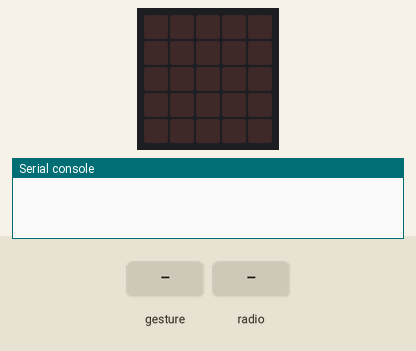
Bench run of a program on a simulated BBC micro:bit (MakeCode). Parts: the board's 5×5 LED display, the last lines printed to the serial console. The inputs (shaded band) are chosen by the test bench. Random numbers come from a fixed seed; no radio messages arrive unless stated (any console line starting 'radio sent:' is added by the test bench); a tilt is held for 1.5 s and a shake lasts 1 s, then the board lies face up again.

Above: at 1.2 s.
1.3 s: gesture 'shake'
At 2.7 s:
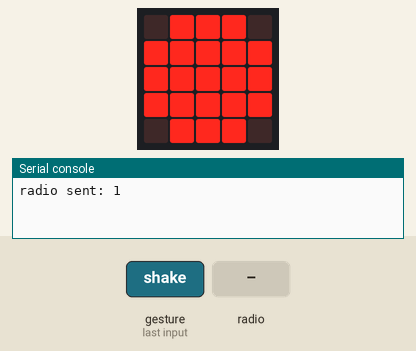
3.0 s: radio message "3" arrives
At 4.0 s:
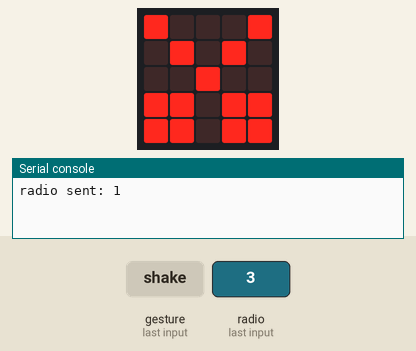
6.0 s: radio message "2" arrives
At 8.7 s:
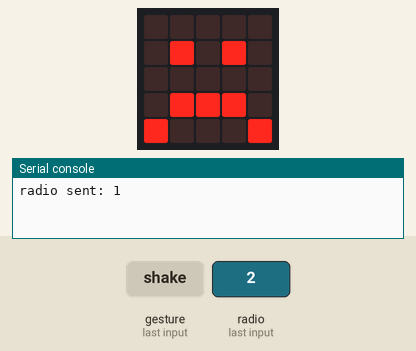
9.0 s: radio message "1" arrives
At 9.8 s:
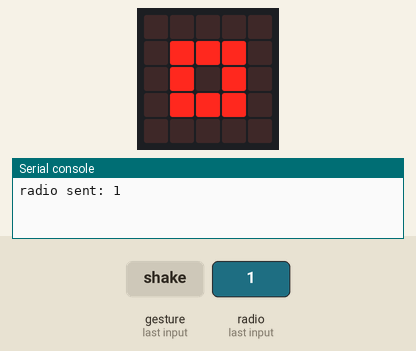
Timing chart, 0 to 12.0 s (numbered marks = the images above; inputs shaded):
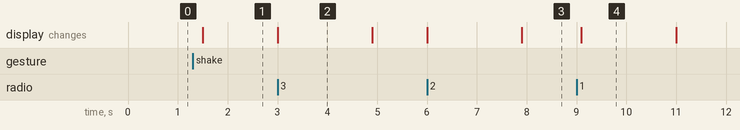

Measured:
- after the input at 1.3 s, the display: changes after 0.20 s (image 1)
- after the input at 3.0 s, the display: changes at once (image 2)
- after the input at 6.0 s, the display: first changes at once (image 3 shows a later state)
- after the input at 9.0 s, the display: changes after 0.10 s (image 4)
- what the display in image 2 shows lasts 1.9 s, from 3.0 s to 4.9 s

The program:

main.ts
```typescript
radio.onReceivedNumber(function (receivedNumber) {
    tuplai = randint(1, 3)
    if (tuplai == 1) {
        basic.showLeds(`
            . # # # .
            # # # # #
            # # # # #
            # # # # #
            . # # # .
            `)
        basic.pause(1500)
        if (receivedNumber == 3) {
            basic.showIcon(IconNames.Happy)
        } else if (receivedNumber == 2) {
            basic.showIcon(IconNames.Sad)
        } else if (receivedNumber == 1) {
            basic.showIcon(IconNames.No)
        }
    } else if (tuplai == 2) {
        basic.showLeds(`
            . . . . .
            . # # # .
            . # . # .
            . # # # .
            . . . . .
            `)
        basic.pause(1500)
        if (receivedNumber == 3) {
            basic.showIcon(IconNames.Sad)
        } else if (receivedNumber == 2) {
            basic.showIcon(IconNames.No)
        } else if (receivedNumber == 1) {
            basic.showIcon(IconNames.Happy)
        }
    } else if (tuplai == 3) {
        basic.showLeds(`
            # . . . #
            . # . # .
            . . # . .
            # # . # #
            # # . # #
            `)
        basic.pause(1500)
    }
    if (receivedNumber == 3) {
        basic.showIcon(IconNames.No)
    } else if (receivedNumber == 2) {
        basic.showIcon(IconNames.Sad)
    } else if (receivedNumber == 1) {
        basic.showIcon(IconNames.Happy)
    }
})
input.onGesture(Gesture.Shake, function () {
    plai = randint(1, 3)
    radio.sendNumber(plai)
    if (plai == 1) {
        basic.showLeds(`
            . # # # .
            # # # # #
            # # # # #
            # # # # #
            . # # # .
            `)
    } else if (plai == 2) {
        basic.showLeds(`
            . . . . .
            . # # # .
            . # . # .
            . # # # .
            . . . . .
            `)
    } else if (plai == 3) {
        basic.showLeds(`
            # . . . #
            . # . # .
            . . # . .
            # # . # #
            # # . # #
            `)
    }
})
let tijeras = 0
let papel = 0
let piedra = 0
let plai = 0
let tuplai = 0
radio.setGroup(51)
basic.forever(function () {
    piedra += 1
    papel += 2
    tijeras = 3
})
```

test.ts
```typescript
// aquí va el archivo "tests"; esto no se compilará cuando este paquete se utilice como una extensión.
```
